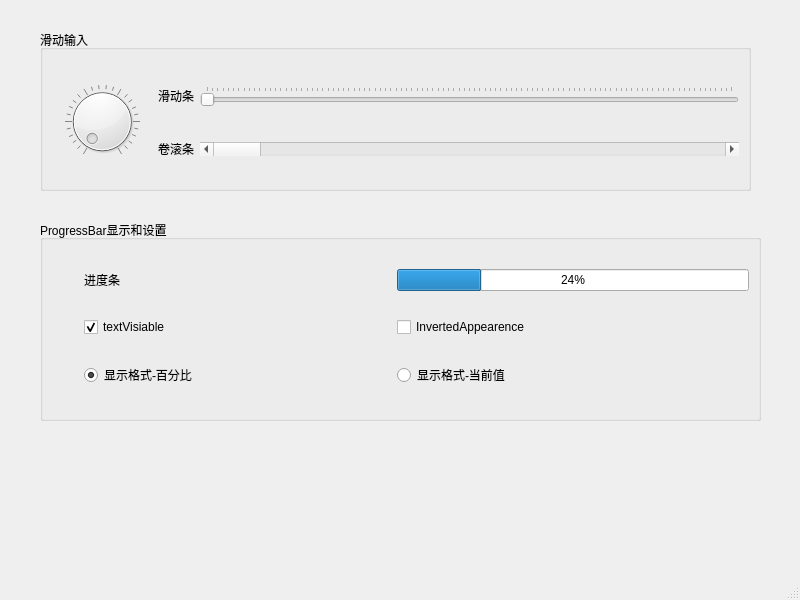
<?xml version="1.0" encoding="UTF-8"?>
<ui version="4.0">
 <class>MainWindow</class>
 <widget class="QMainWindow" name="MainWindow">
  <property name="geometry">
   <rect>
    <x>0</x>
    <y>0</y>
    <width>800</width>
    <height>600</height>
   </rect>
  </property>
  <property name="windowTitle">
   <string>MainWindow</string>
  </property>
  <widget class="QWidget" name="centralwidget">
   <widget class="QGroupBox" name="groupBox">
    <property name="geometry">
     <rect>
      <x>40</x>
      <y>30</y>
      <width>711</width>
      <height>161</height>
     </rect>
    </property>
    <property name="title">
     <string>滑动输入</string>
    </property>
    <layout class="QGridLayout" name="gridLayout">
     <property name="topMargin">
      <number>9</number>
     </property>
     <property name="bottomMargin">
      <number>3</number>
     </property>
     <item row="1" column="2">
      <widget class="QLabel" name="label_2">
       <property name="text">
        <string>卷滚条</string>
       </property>
      </widget>
     </item>
     <item row="0" column="3">
      <widget class="QSlider" name="slider">
       <property name="maximum">
        <number>100</number>
       </property>
       <property name="orientation">
        <enum>Qt::Horizontal</enum>
       </property>
       <property name="tickPosition">
        <enum>QSlider::TicksAbove</enum>
       </property>
      </widget>
     </item>
     <item row="0" column="2">
      <widget class="QLabel" name="label">
       <property name="text">
        <string>滑动条</string>
       </property>
      </widget>
     </item>
     <item row="1" column="3">
      <widget class="QScrollBar" name="scroll">
       <property name="maximum">
        <number>100</number>
       </property>
       <property name="orientation">
        <enum>Qt::Horizontal</enum>
       </property>
      </widget>
     </item>
     <item row="0" column="1" rowspan="2">
      <widget class="QDial" name="dial">
       <property name="maximum">
        <number>100</number>
       </property>
       <property name="wrapping">
        <bool>false</bool>
       </property>
       <property name="notchesVisible">
        <bool>true</bool>
       </property>
      </widget>
     </item>
    </layout>
   </widget>
   <widget class="QGroupBox" name="groupBox_2">
    <property name="geometry">
     <rect>
      <x>40</x>
      <y>220</y>
      <width>721</width>
      <height>201</height>
     </rect>
    </property>
    <property name="title">
     <string>ProgressBar显示和设置</string>
    </property>
    <layout class="QGridLayout" name="gridLayout_2">
     <property name="leftMargin">
      <number>41</number>
     </property>
     <property name="horizontalSpacing">
      <number>200</number>
     </property>
     <item row="1" column="1">
      <widget class="QCheckBox" name="chkInverted">
       <property name="text">
        <string>InvertedAppearence</string>
       </property>
      </widget>
     </item>
     <item row="1" column="0">
      <widget class="QCheckBox" name="chkTextVisiable">
       <property name="text">
        <string>textVisiable</string>
       </property>
       <property name="checked">
        <bool>true</bool>
       </property>
      </widget>
     </item>
     <item row="0" column="0">
      <widget class="QLabel" name="label_3">
       <property name="text">
        <string>进度条</string>
       </property>
      </widget>
     </item>
     <item row="2" column="0">
      <widget class="QRadioButton" name="btnPercentage">
       <property name="text">
        <string>显示格式-百分比</string>
       </property>
       <property name="checked">
        <bool>true</bool>
       </property>
      </widget>
     </item>
     <item row="2" column="1">
      <widget class="QRadioButton" name="btnValue">
       <property name="text">
        <string>显示格式-当前值</string>
       </property>
      </widget>
     </item>
     <item row="0" column="1" colspan="2">
      <widget class="QProgressBar" name="progressBar">
       <property name="value">
        <number>24</number>
       </property>
      </widget>
     </item>
    </layout>
   </widget>
  </widget>
  <widget class="QMenuBar" name="menubar">
   <property name="geometry">
    <rect>
     <x>0</x>
     <y>0</y>
     <width>800</width>
     <height>21</height>
    </rect>
   </property>
  </widget>
  <widget class="QStatusBar" name="statusbar"/>
 </widget>
 <resources/>
 <connections/>
</ui>
